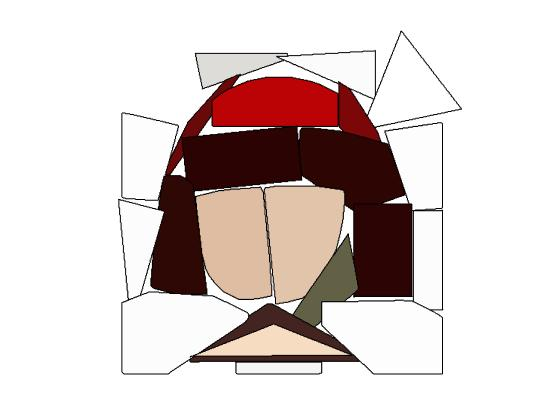
%> input picture SLIC_Finalshape/foreground.jpg, 560 x 420 px
$ octave Rendering.m   (GNU Octave 9; MATLAB toolbox functions it lacks are replaced by stand-ins)
%> lines starting %> are read from the running program, lines starting %| are printed output that depends on the picture; in (x1, y1, x2, y2) boxes, pixels count from 0 and x2, y2 are one past the last pixel; in counts of white or black regions, pixels touching at a corner belong together; the program's own positions count from 1
%> further down, foreground is the input picture: size 420x560x3 uint8; mean R, G, B 220.6, 209.5, 207.4
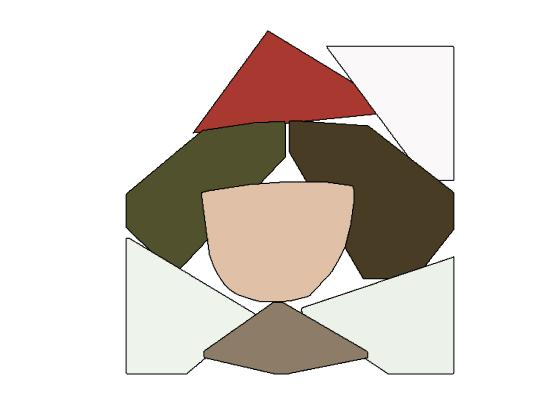
%> input picture SLIC_Finalshape/background.jpg, 560 x 420 px
%> further down, background is the input picture: size 420x560x3 uint8; mean R, G, B 221.3, 214.2, 208.1
### SLIC_Finalshape/rgb2lab.m
function [labFrame] = rgb2lab(rgbFrame)

    [frameHeight, frameWidth, frameDepth] = size(rgbFrame);
%> frameHeight = 420; frameWidth = 560; frameDepth = 3

    labFrame = zeros(frameHeight, frameWidth, frameDepth);

    l = zeros(frameHeight, frameWidth);


    R = double(rgbFrame(:, :, 1));

    G = double(rgbFrame(:, :, 2));

    B = double(rgbFrame(:, :, 3));

    X = 0.412 * R + 0.358 * G + 0.180 * B;
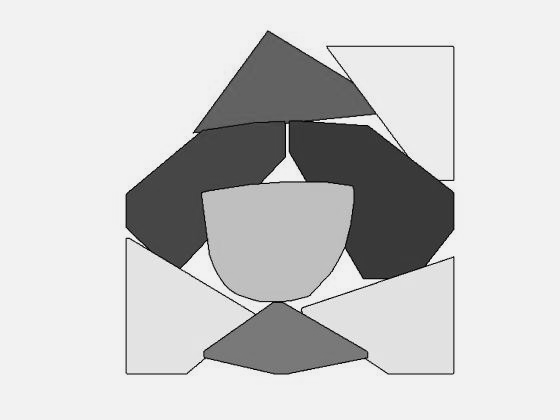
%> X: size 420x560 double; min 0, max 242.2, mean 205.3

    Y = 0.213 * R + 0.715 * G + 0.072 * B;

    Z = 0.019 * R + 0.119 * G + 0.950 * B;

    x = X / 255;

    y = Y / 255;

    z = Z / 255;


    %XYZ转换到Lab

    index = find(y > 0.008856);
%> index = 235072 values from 1 to 235200

    l(index) = 166 .* y(index) .^ (1 / 3);

    index = setdiff((1 : frameHeight * frameWidth)', index);
%> index = 128 values from 53569 to 189234

    l(index) = 903.3 .* y(index);
%> l: size 420x560 double; min 0, max 166, mean 154; mean of the top-left, top-right, bottom-left and bottom-right quarters 153.5, 149.7, 158.1, 154.6

    labFrame(:, :, 1) = l;

    labFrame(:, :, 2) = 500 .* (rgb2labft(x) - rgb2labft(y));

    labFrame(:, :, 3) = 200 .* (rgb2labft(y) - rgb2labft(z));

end

### SLIC_Finalshape/rgb2labft.m
function ft = rgb2labft(t)
    [r, c] = size(t);
%> r = 420; c = 560
    ft = zeros(r, c);
    index = find(t > 0.008856);
%> index = 235124 values from 1 to 235200
    ft(index) = t(index) .^ (1 / 3);
    index = setdiff((1 : r * c)', index);
%> index = 76 values from 53569 to 188349
    ft(index) = 7.787 .* t(index) + 16 / 116;
%> ft: size 420x560 double; min 0.138, max 0.983, mean 0.914
end

### SLIC_Finalshape/Rendering.m
foreground=imread('foreground.jpg');
background=imread('background.jpg');
lab=rgb2lab(background);
%> in rgb2labft (call 2), `ft(index) = 7.787 .* t(index) + 16 / 116;`: ft: size 420x560 double; min 0.138, max 1, mean 0.928
%> in rgb2labft (call 4), `ft(index) = 7.787 .* t(index) + 16 / 116;`: ft: size 420x560 double; min 0.138, max 1.03, mean 0.936
l=lab(:,:,1); a=lab(:,:,2);b=lab(:,:,3);
lab1=rgb2lab(foreground);
%> in rgb2lab (call 2), `Y = 0.213 * R + 0.715 * G + 0.072 * B;`:
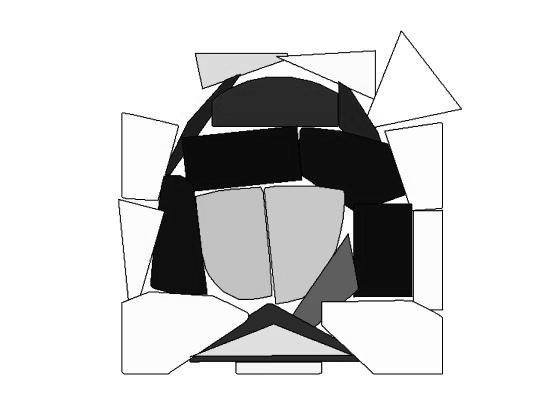
%> Y: size 420x560 double; min 0, max 255, mean 211.7
%> in rgb2lab (call 2), `index = find(y > 0.008856);`: index = 234619 values from 1 to 235200
%> in rgb2lab (call 2), `l(index) = 166 .* y(index) .^ (1 / 3);`:
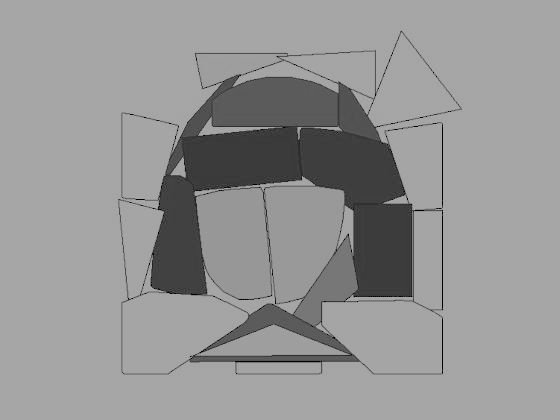
%> l: size 420x560 double; min 0, max 166, mean 149.3
%> in rgb2lab (call 2), `index = setdiff((1 : frameHeight * frameWidth)', index);`: index = 581 values from 54059 to 189112
%> in rgb2lab (call 2), `l(index) = 903.3 .* y(index);`: l: size 420x560 double; 0.12% of pixels changed, all inside (x1, y1, x2, y2) = (132, 59, 443, 373)
%> in rgb2lab (call 2), `labFrame(:, :, 1) = l;`:
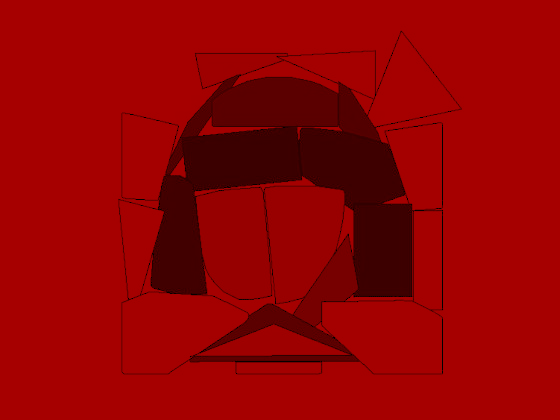
%> labFrame: size 420x560x3 double; mean R, G, B 149.3, 0, 0
%> in rgb2labft (call 5), `ft(index) = 7.787 .* t(index) + 16 / 116;`: ft: size 420x560 double; min 0.138, max 0.983, mean 0.896
%> in rgb2labft (call 6), `ft(index) = 7.787 .* t(index) + 16 / 116;`: ft: size 420x560 double; min 0.138, max 1, mean 0.9
%> in rgb2lab (call 2), `labFrame(:, :, 2) = 500 .* (rgb2labft(x) - rgb2labft(y));`:
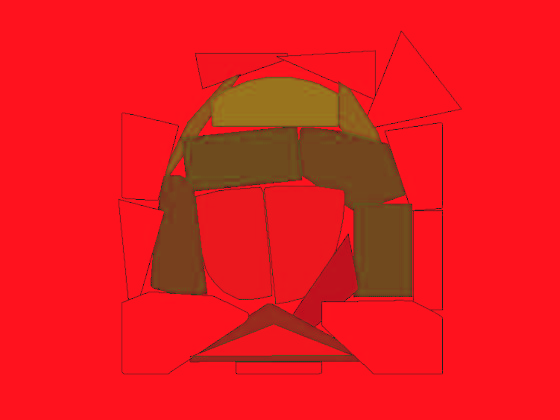
%> labFrame: size 420x560x3 double; mean R, G, B 149.3, -2.2, 0; drawn with min black and max white
%> in rgb2labft (call 8), `ft(index) = 7.787 .* t(index) + 16 / 116;`: ft: size 420x560 double; min 0.138, max 1.03, mean 0.904
l1=lab1(:,:,1); a1=lab1(:,:,2);b1=lab1(:,:,3);
E=sqrt((l-l1).^2+(a-a1).^2+(b-b1).^2)/4;
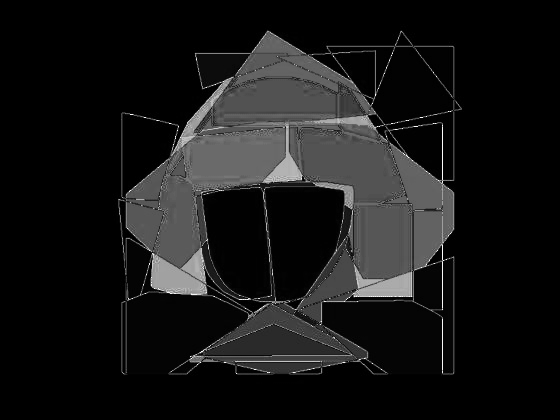
%> E: size 420x560 double; min 0, max 41.84, mean 3.7; drawn with min black and max white
E(E<2.3)=0;
E1=logical(E);
foreground=double(foreground);
background=double(background);
foreground(:,:,1)=foreground(:,:,1).*E1;
foreground(:,:,2)=foreground(:,:,2).*E1;
foreground(:,:,3)=foreground(:,:,3).*E1;

test=imadd(foreground,background);
imshow(test/256);
